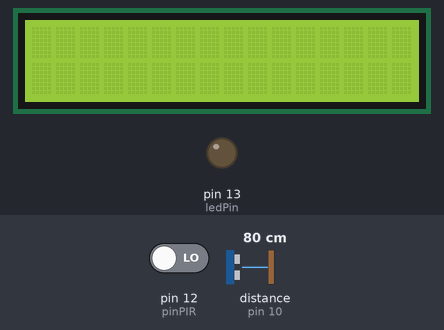
The sketch below on a simulated Arduino Uno, built with avr-gcc and run on an emulated ATmega328P. On the bench: 16×2 character LCD, output pins drawn as LEDs (lit = HIGH). Wiring (inferred from the names in the program): ultrasonic range finder: trigger pin 9; echo pin 10. The inputs (shaded band) are chosen by the test bench; at power-on: distance to the obstacle (sensor on pin 10) 80 cm, pin 12 (pinPIR) LOW. The echo pulse lasts 58.3 µs per cm; the local clock reads 2024-03-15 10:24:30 at power-on unless the sketch sets it; pins used as bus, display or sensor lines are not drawn; what the sketch prints to the serial monitor is not drawn.

Above: at 5.7 s.
5.8 s: distance to the obstacle (sensor on pin 10) set to 9 cm
At 8.0 s:
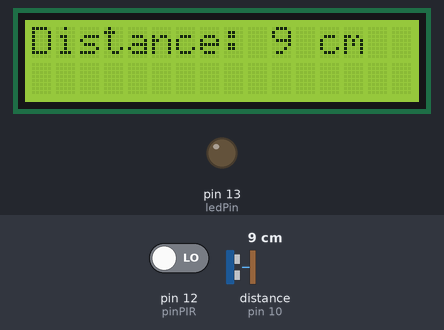
8.7 s: pin 12 (pinPIR) driven HIGH
At 10.4 s:
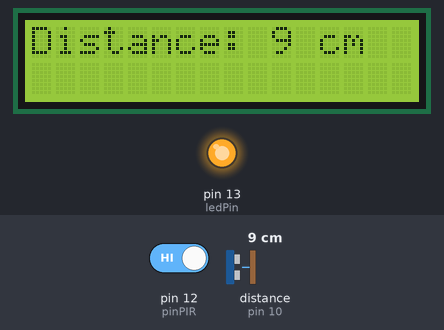
11.7 s: distance to the obstacle (sensor on pin 10) set to 35 cm
At 14.5 s:
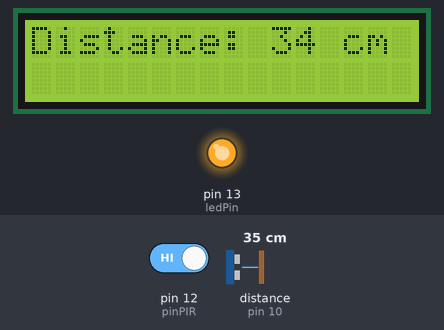
14.7 s: pin 12 (pinPIR) driven LOW
At 16.4 s:
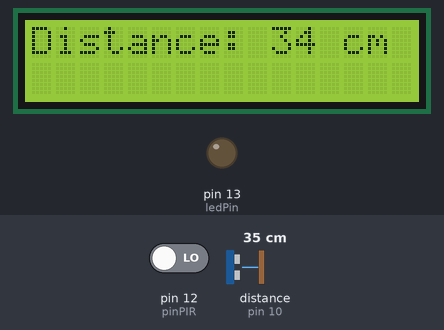
17.7 s: distance to the obstacle (sensor on pin 10) set to 2 cm
At 20.0 s:
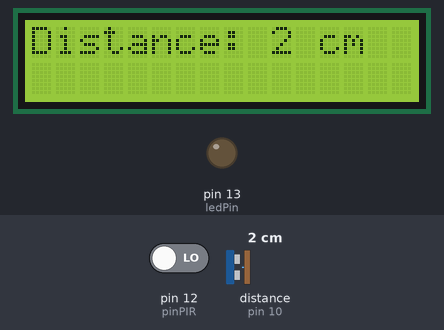
20.7 s: distance to the obstacle (sensor on pin 10) set to 18 cm
At 24.1 s:
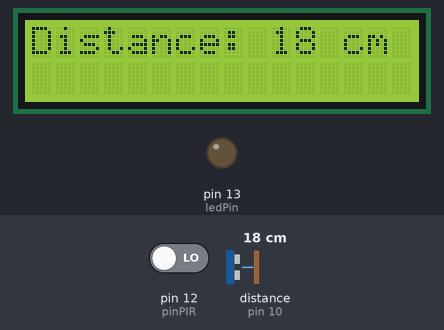
Timing chart, 0 to 25.6 s (numbered marks = the images above; inputs shaded):
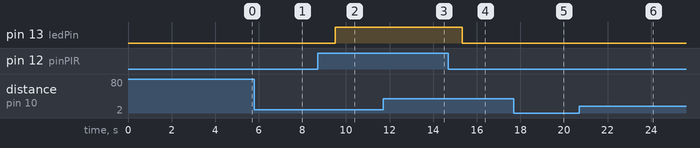

Measured:
- after the input at 8.7 s, pin 13 (ledPin): LOW → HIGH after 0.81 s
- after the input at 11.7 s, the display: first changes after 0.65 s (image 3 shows a later state)
- after the input at 14.7 s, pin 13 (ledPin): HIGH → LOW after 0.63 s
- after the input at 17.7 s, the display: changes after 0.27 s (image 5)
- what the display in image 1 shows lasts 1.0 s, from 7.2 s to 8.2 s
- what the display in image 2 shows lasts 1.7 s, from 8.9 s to 10.6 s

The sketch:

sketch_FreeRTOS_3.ino
```cpp
#include <LiquidCrystal.h>
#include <Arduino_FreeRTOS.h>
#include <queue.h>
#include <Wire.h>
#include <ds3231.h>


// Dichiarazione dei pin per i componenti
LiquidCrystal lcd(2, 3, 4, 5, 6, 7);
const int trigPin = 9;
const int echoPin = 10;
const int pinPIR = 12;
const int ledPin = 13;

// Dichiarazione delle code per il sensore ultrasuoni e il sensore PIR
QueueHandle_t distanceQueue;
QueueHandle_t motionQueue;

// Variabili di stato per il display LCD
bool lcdActive = false;
bool lcdTimeout = false;
unsigned long lcdOffTime = 0;

// Dichiarazione variabili di stato per il LED
bool ledState = false;
bool ledMotionDetected = false;
unsigned long lastMotionTime = 0;

// Dichiarazione struttura per RTC
struct ts t;

//////////////// Soglie per la distanza e il timeout ////////////////
int proxZone = 20;
int timeoutTime = 5000;
/////////////////////////////////////////////////////////////////////


void setup() {
  // Inizializzazione dei componenti
  lcd.begin(16, 2);
  pinMode(trigPin, OUTPUT);
  pinMode(echoPin, INPUT);
  pinMode(pinPIR, INPUT);
  pinMode(ledPin, OUTPUT);

  //Inizializzazione della trasmissione seriale
  Serial.begin(9600);

  //Inizializzazione della connessione con il RTC
  Wire.begin();
  DS3231_init(DS3231_CONTROL_INTCN);

  // Creazione delle code per la distanza (Ultrasuoni) e per il movimento (PIR)
  distanceQueue = xQueueCreate(1, sizeof(float));
  motionQueue = xQueueCreate(1, sizeof(bool));

  // Creazione del task per il monitoraggio del sensore ultrasuoni
  xTaskCreate(ultrasonicTask, "Ultrasonic Task", 128, NULL, 2, NULL);

  // Creazione del task per il monitoraggio del sensore PIR
  xTaskCreate(pirTask, "PIR Task", 128, NULL, 1, NULL);

  // Creazione del task per il controllo del display LCD e del LED
  xTaskCreate(lcd_led_ControlTask, "LCD Control Task", 128, NULL, 3, NULL);
}

void loop() {
  // Non esegue nulla nel loop principale
}

void ultrasonicTask(void *pvParameters) {
  float distance;
  for (;;) {
    // Misura la distanza utilizzando il sensore ultrasuoni
    distance = measureDistance();

    // Invia la distanza alla coda
    xQueueSend(distanceQueue, (void *)&distance, portMAX_DELAY);

    // Attende 100ms prima di effettuare una nuova misurazione
    vTaskDelay(100 / portTICK_PERIOD_MS);
  }
}

void pirTask(void *pvParameters) {
  bool motionDetected;
  for (;;) {
    // Legge lo stato del sensore PIR
    motionDetected = digitalRead(pinPIR) == HIGH;

    if (motionDetected){
      // Print sul monitor del rilevamento del movimento
      DS3231_get(&t);
      Serial.print("{\"topic\":\"movimento\",\"timestamp\":\"");
        Serial.print(t.year);
        Serial.print("-");
        Serial.print(t.mon);
        Serial.print("-");
        Serial.print(t.mday);
        Serial.print(" ");
        Serial.print(t.hour);
        Serial.print(":");
        Serial.print(t.min);
        Serial.print(":");
        Serial.print(t.sec);
        Serial.println("\",\"value\":\"rilevato\"}");
    }

    // Invia lo stato del movimento alla coda
    xQueueSend(motionQueue, (void *)&motionDetected, portMAX_DELAY);

    // Attende 100ms prima di effettuare una nuova lettura
    vTaskDelay(100 / portTICK_PERIOD_MS);
  }
}

void lcd_led_ControlTask(void *pvParameters) {
  float distance;
  bool motionDetected;
  for (;;) {
    // Controlla la coda del sensore ultrasuoni
    if (xQueueReceive(distanceQueue, &distance, portMAX_DELAY) == pdTRUE) {
      // Verifica se l'oggetto è nella zona di prossimità
      if (distance <= proxZone && !lcdActive) {
        lcdActive = true;
        lcdTimeout = false;
        lcd.display();
      }
      // Visualizza la distanza sul display se è attivo
      if (lcdActive) {
        lcd.setCursor(0, 0);
        lcd.print("                                ");
        lcd.setCursor(0, 0);
        lcd.print("Distance: ");
        lcd.print(distance, 0);
        lcd.print(" cm");

        vTaskDelay(250 / portTICK_PERIOD_MS);
      }

      // Controlla se la distanza è superiore a 20 cm per 5 secondi consecutivi
      if (distance > proxZone) {
        if (!lcdTimeout) {
          lcdTimeout = true;
          lcdOffTime = millis();
        } else if (millis() - lcdOffTime >= timeoutTime) {
          lcdActive = false;
          lcd.noDisplay();
        }
      } else {
        lcdTimeout = false;
      }
    }

    // Controlla la coda del sensore PIR
    if (xQueueReceive(motionQueue, &motionDetected, portMAX_DELAY) == pdTRUE) {
      // Verifica se è stato rilevato un movimento
      if (motionDetected && !ledMotionDetected) {
        ledMotionDetected = true;
        lastMotionTime = millis();
        digitalWrite(ledPin, HIGH);

        // Print sul monitor dell'accensione del led
        DS3231_get(&t);
        Serial.print("{\"topic\":\"led\",\"timestamp\":\"");
        Serial.print(t.year);
        Serial.print("-");
        Serial.print(t.mon);
        Serial.print("-");
        Serial.print(t.mday);
        Serial.print(" ");
        Serial.print(t.hour);
        Serial.print(":");
        Serial.print(t.min);
        Serial.print(":");
        Serial.print(t.sec);
        Serial.println("\",\"value\":\"acceso\"}");
      }
    }

    // Controlla lo stato del LED
    if (ledMotionDetected) {
      // Verifica se è trascorso il tempo di inattività
      if ((millis() - lastMotionTime >= timeoutTime) && (distance > proxZone) && (!motionDetected)) {
        ledMotionDetected = false;
        digitalWrite(ledPin, LOW);

        // Print sul monitor dello spegnimento del led
        DS3231_get(&t);
        Serial.print("{\"topic\":\"led\",\"timestamp\":\"");
        Serial.print(t.year);
        Serial.print("-");
        Serial.print(t.mon);
        Serial.print("-");
        Serial.print(t.mday);
        Serial.print(" ");
        Serial.print(t.hour);
        Serial.print(":");
        Serial.print(t.min);
        Serial.print(":");
        Serial.print(t.sec);
        Serial.println("\",\"value\":\"spento\"}");
      }
    }


    // Attende 100ms prima di effettuare un nuovo controllo
    vTaskDelay(100 / portTICK_PERIOD_MS);
  }
}

float measureDistance() {
  // Effettua la misurazione utilizzando il sensore ultrasuoni HC-SR04
  digitalWrite(trigPin, LOW);
  delayMicroseconds(2);
  digitalWrite(trigPin, HIGH);
  delayMicroseconds(10);
  digitalWrite(trigPin, LOW);
  unsigned long duration = pulseIn(echoPin, HIGH);
  float distance = duration * 0.034 / 2;
  return distance;
}
```
